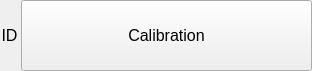
<?xml version="1.0" encoding="UTF-8"?>
<ui version="4.0">
 <class>CalibrationButton</class>
 <widget class="QWidget" name="CalibrationButton">
  <property name="geometry">
   <rect>
    <x>0</x>
    <y>0</y>
    <width>312</width>
    <height>71</height>
   </rect>
  </property>
  <property name="windowTitle">
   <string>Form</string>
  </property>
  <layout class="QHBoxLayout" name="horizontalLayout" stretch="1,15">
   <property name="spacing">
    <number>2</number>
   </property>
   <property name="leftMargin">
    <number>0</number>
   </property>
   <property name="topMargin">
    <number>0</number>
   </property>
   <property name="rightMargin">
    <number>0</number>
   </property>
   <property name="bottomMargin">
    <number>0</number>
   </property>
   <item>
    <widget class="QLabel" name="idLabel">
     <property name="font">
      <font>
       <pointsize>12</pointsize>
      </font>
     </property>
     <property name="text">
      <string>ID</string>
     </property>
     <property name="alignment">
      <set>Qt::AlignCenter</set>
     </property>
    </widget>
   </item>
   <item>
    <widget class="QPushButton" name="calibrationButton">
     <property name="sizePolicy">
      <sizepolicy hsizetype="Preferred" vsizetype="Preferred">
       <horstretch>0</horstretch>
       <verstretch>0</verstretch>
      </sizepolicy>
     </property>
     <property name="minimumSize">
      <size>
       <width>48</width>
       <height>48</height>
      </size>
     </property>
     <property name="font">
      <font>
       <pointsize>12</pointsize>
      </font>
     </property>
     <property name="text">
      <string>Calibration</string>
     </property>
    </widget>
   </item>
  </layout>
 </widget>
 <resources/>
 <connections/>
</ui>
